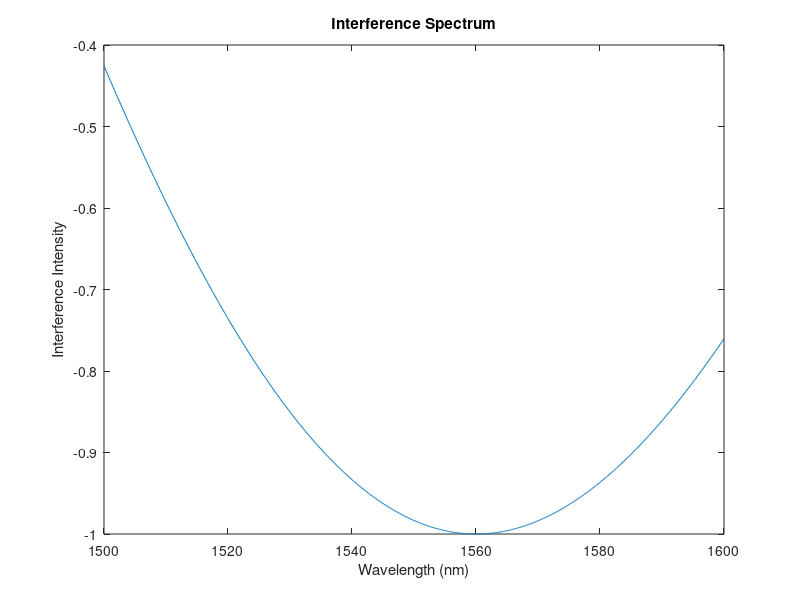

MATLAB code for this plot:
% Define the wavelength range and sampling interval
lambda_min = 1500;  % nm
lambda_max = 1600;  % nm
d_lambda = 0.1;     % nm

% Generate the wavelength vector
lambda = lambda_min:d_lambda:lambda_max;

% Define the refractive index of the substrate and the thin films
n_substrate = 1.5;  % silicon
n_film1 = 1.8;      % thin film 1
n_film2 = 1.6;      % thin film 2

% Define the thicknesses of the substrate and the thin films
t_substrate = 1000; % nm
t_film1 = 200;      % nm
t_film2 = 300;      % nm

% Calculate the optical path length difference between the reference arm and the sample arm
delta_opd = 2 * (n_substrate * t_substrate + n_film1 * t_film1 + n_film2 * t_film2);

% Generate the interference spectrum
interference_spectrum = cos(2*pi*delta_opd./(lambda./n_substrate));

% Plot the interference spectrum
figure;
plot(lambda, interference_spectrum);
xlabel('Wavelength (nm)');
ylabel('Interference Intensity');
title('Interference Spectrum');

% Calculate the thicknesses of the thin films using the interference fringe spacing
fringe_spacing = (lambda./2)./(n_substrate * (t_film1 + t_film2));
t_film1_calc = (fringe_spacing/2) - t_film2;
t_film2_calc = (fringe_spacing/2) - t_film1;

% Calculate the substrate thickness using the phase shift method with NIR illumination
lambda_nir = 1550;        % nm
n_substrate_nir = 3.4;    % silicon (at NIR wavelength)
delta_opd_nir = (2*pi/lambda_nir) * (n_substrate_nir * t_substrate);
phase_shift = angle(cos(2*pi*delta_opd_nir/(lambda_nir/n_substrate_nir)) + 1i*sin(2*pi*delta_opd_nir/(lambda_nir/n_substrate_nir)));
t_substrate_calc = (phase_shift*lambda_nir)/(4*pi*n_substrate_nir);

% Display the calculated thicknesses
disp(['Thin Film 1 Thickness: ', num2str(t_film1_calc), ' nm']);
disp(['Thin Film 2 Thickness: ', num2str(t_film2_calc), ' nm']);
disp(['Substrate Thickness: ', num2str(t_substrate_calc), ' nm']);
